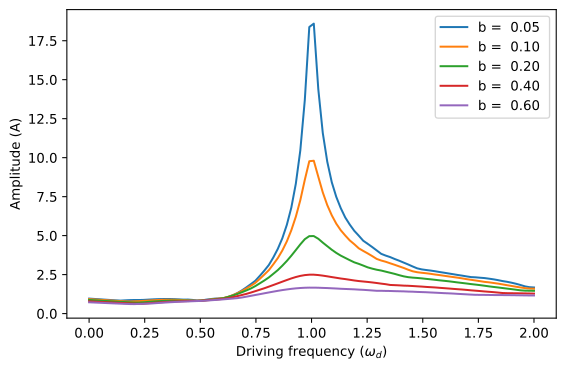

Generate this figure with Python:
import numpy as np
import matplotlib.pyplot as plt
from scipy import integrate

# Driven, damped harmonic oscillator function
def driven_pendulum(t, y, b, omega0, omega_d, A):
    x, v = y
    dxdt = v
    dvdt = -b * v - (omega0 ** 2) * x + A * np.sin(omega_d * t)
    return [dxdt, dvdt]

def double_loop(y0, t0, tf, n):
    """
    The code in this function needs to be extracted and incorporated into existing code
    """
    # define an iterable (e.g. a list, numpy array) of damping coefficients
    # (put in your 5 different values of b here where 0 < b < 1):
    damping_coefficients = [0.05, 0.1, 0.2, 0.4, 0.6]

    # define your resonant frequency
    omega = 1

    # define the driving frequencies over which your inner loop will iterate
    # I recommend using a numpy linspace.
    # Consider: why am I defining this outside the loop?  Is that OK
    driving_frequencies = np.linspace(0, omega*2, 100)


    # creates an array of the time steps
    t = np.linspace(t0, tf, n)  # Points at which output will be evaluated

    # First (outer) loop through Damping coefficients
    for b in damping_coefficients:
        amplitudes = [] # Clear list to store amplitudes needs to be done for each b

        # Second (inner) loop through driving freq. define earlier!
        for omegad in driving_frequencies:
            # Define the anonymous function, including the changing omegad
            lfun = lambda t, y, : driven_pendulum(t, y, b, omega, omegad, A)

            # Call the solver for this definition of lfun
            result = integrate.solve_ivp(fun=lfun,
                                         t_span=(0, tf),
                                         y0=y0,
                                         method="RK45",
                                         t_eval=t)
            # Store result of this run in variables t, x, v
            t = result.t
            v, x = result.y
            amplitudes.append((max(x)-min(x))/2)  # Find peak to peak amplitude
            # End of inner loop, continue with next omegad

        # Out of the inner loop
        # Save plot of amplitudes
        
        plt.xlabel('Driving frequency ($\omega_d)$')
        plt.ylabel('Amplitude (A)')

        plt.plot(driving_frequencies, amplitudes, label='b =  {:.2f} '.format(b))
        plt.legend()  # Make the plot labels visible
        

        plt.tight_layout()

        # End of outer loop
    # Out of outer loop
    #plt.savefig('Oscillator-freq-multi.pdf', bbox_inches='tight')

# Main parameters for simulation
x0 = 0   # initial position
v0 = 1   # initial velocity
y0 = [x0, v0]  # initial state (position and velocity)
t0 = 0   # initial time

# System properties
b = 0.01    # damping coefficient
omega0 = 1  # natural frequency of the oscillator
A = 1       # amplitude of the driving force
tf = 50*np.pi     # final time for the simulation

n = 1001

double_loop(y0, t0, tf, n)
plt.savefig('R8.svg', bbox_inches='tight')